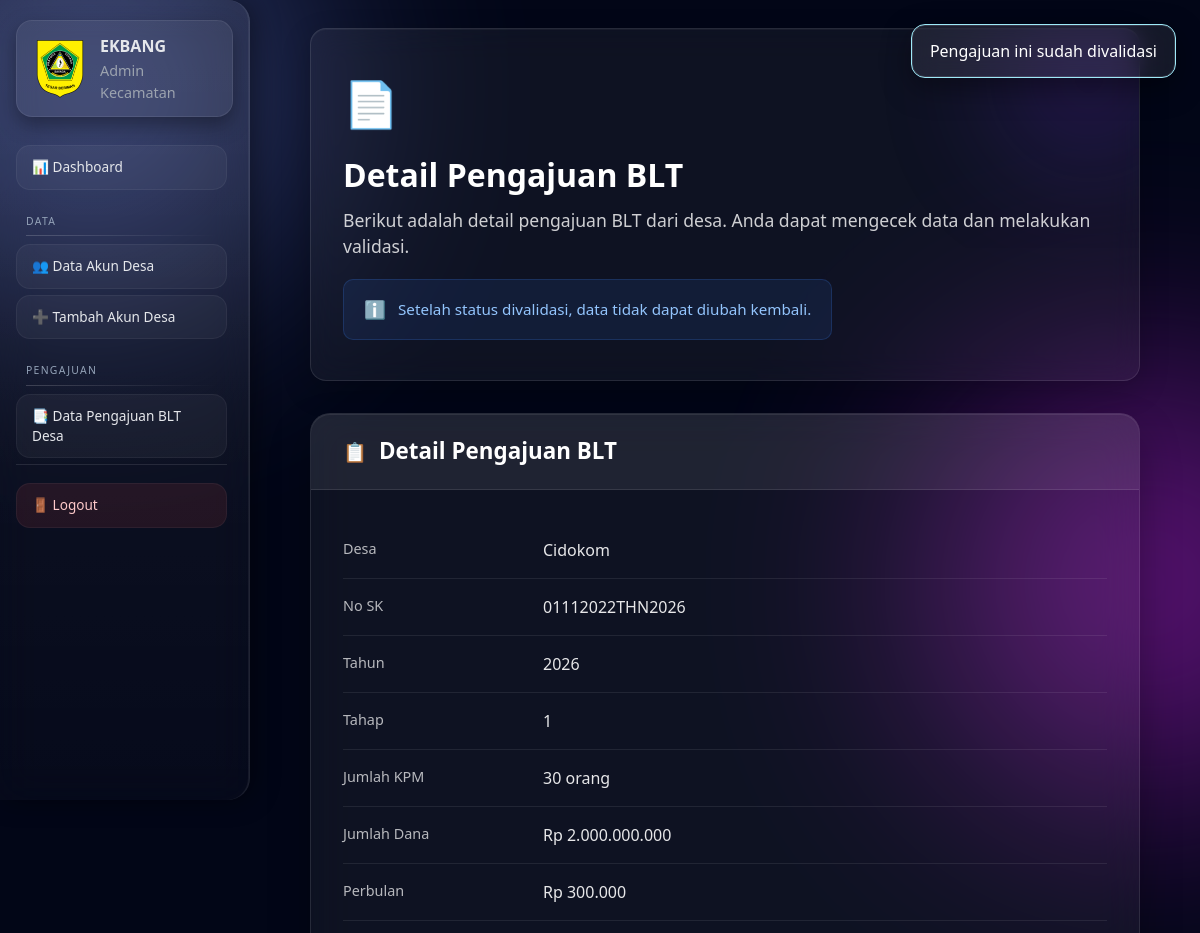
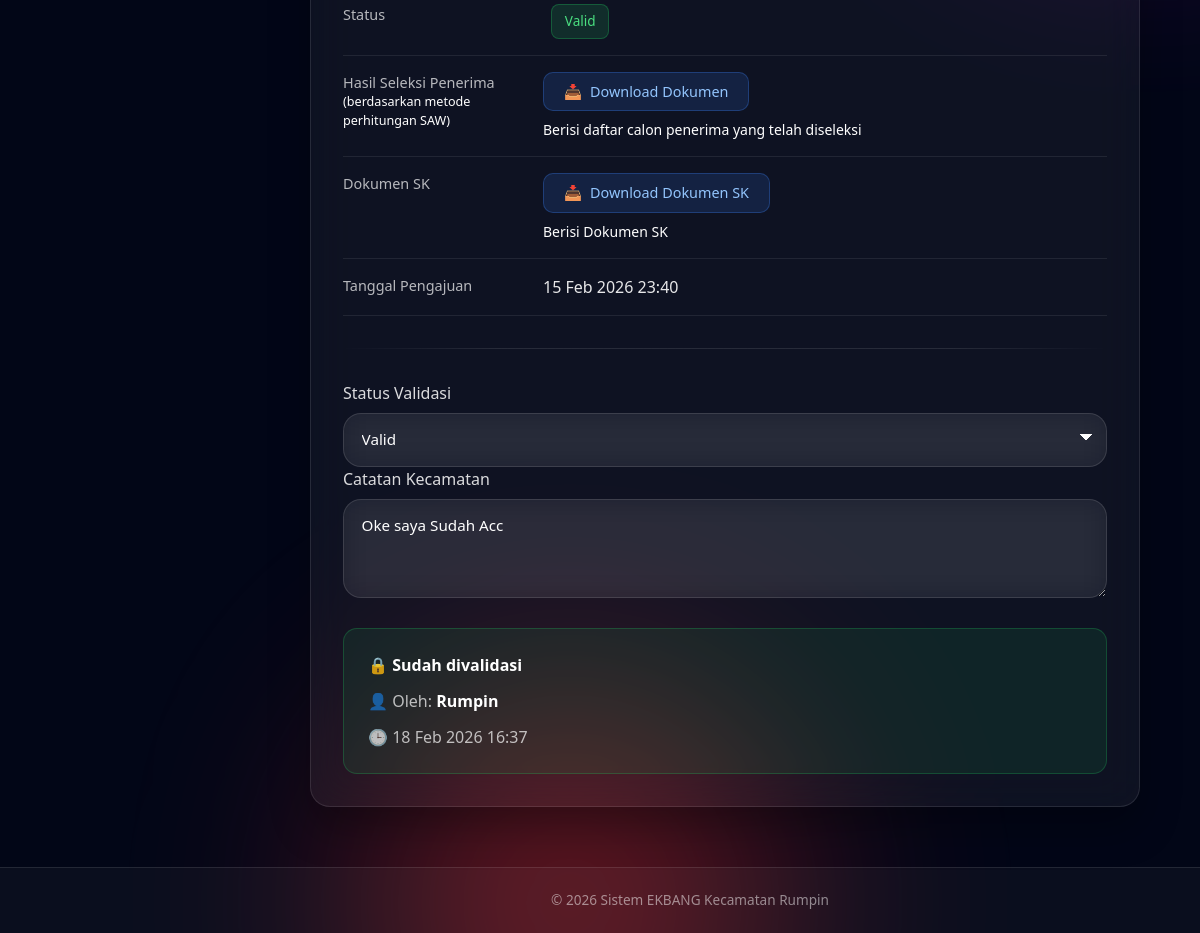
The page /kecamatan/kecamatan/pengajuan/1/validasi/ (signed in) on the database its author committed (2 pictures, top to bottom).
### ekbang/models.py (models this page shows, shortened)
class PengajuanBLT(models.Model):
    desa = models.ForeignKey(
        Desa,
        on_delete=models.CASCADE,
        related_name='pengajuan'
    )
    noSK = models.CharField ()
    fileSK = models.FileField(upload_to='SK_BLT/')
    file_hasil_saw = models.FileField(upload_to='saw/')
    jumlah_dana = models.IntegerField()
    perbulan = models.IntegerField()
    jumlah_kpm = models.IntegerField()
    tahap = models.CharField(max_length=20)
    tahun = models.IntegerField()
    status = models.CharField(
        max_length=20,
        choices=[
            ('pending','Pending'),
            ('valid','Valid'),
            ('tidak_valid','Tidak Valid')
        ],
        default='pending'
    )
    catatan = models.TextField(blank=True, null=True)
    divalidasi_oleh = models.ForeignKey(
        User,
        on_delete=models.SET_NULL,
        null=True,
        blank=True,
        related_name='pengajuan_divalidasi'
    )
    tanggal_validasi = models.DateTimeField(null=True, blank=True)
    created_at = models.DateTimeField(auto_now_add=True)

class Desa(models.Model):
    user = models.OneToOneField(
        User,
        on_delete=models.CASCADE,
        related_name='desa'
    )
    dibuat_oleh = models.ForeignKey(
        User,
        on_delete=models.CASCADE,
        related_name='desa_dibuat',
        help_text='Admin kecamatan yang membuat akun desa'
    )
    nama_desa = models.CharField(max_length=100)
    kecamatan = models.CharField(max_length=100)
    alamat_kantor = models.TextField()
    created_at = models.DateTimeField(auto_now_add=True)

### ekbang/proses/decorators.py (the view)
        def wrapper(request, *args, **kwargs):
            if not hasattr(request.user, 'profile'):
                messages.error(request, 'Role tidak ditemukan')
                return redirect('login')
            if request.user.profile.role != role:
                messages.error(request, 'Anda tidak punya akses')
                return redirect('login')
            return view_func(request, *args, **kwargs)

### ekbang/views/kecamatan.py (called while the page is built, shortened)
@login_required
@role_required('kecamatan')
def pengajuan_detail(request, pk):
    pengajuan = get_object_or_404(
        PengajuanBLT.objects.select_related('desa'),
        pk=pk
    )
    if pengajuan.status == 'valid':
        messages.info(request, 'Pengajuan ini sudah divalidasi')
        return render(request, 'kecamatan/pengajuan_detail.html', {
            'pengajuan': pengajuan,
            'locked': True
        })

### ekbang/templates/kecamatan/pengajuan_detail.html (shortened to what this page needs)
{% extends 'base/base_kec.html' %}
{% load static %}
{% load humanize %}
{% block extra_css %}
<link rel="stylesheet" href="{% static 'css/kecamatan/pengajuan_detail.css' %}">
{% endblock %}
{% block content %}
<div class="hero-validasi">
    <div class="hero-validasi-orb"></div>
    <div class="hero-validasi-content">
        <div class="hero-validasi-icon">📄</div>
        <h1 class="hero-validasi-title">Detail Pengajuan BLT</h1>
        <p class="hero-validasi-subtitle">
            Berikut adalah detail pengajuan BLT dari desa. Anda dapat mengecek data dan melakukan validasi.
        </p>
        <div class="hero-validasi-info">
            <p>Setelah status divalidasi, data tidak dapat diubah kembali.</p>
        </div>
    </div>
</div>
<div class="card-detail">
    <div class="card-header-detail">
        <h5>Detail Pengajuan BLT</h5>
    </div>
    <div class="card-body-detail">
        <table class="table-detail">
            <tr>
                <th>Desa</th>
                <td>{{ pengajuan.desa.nama_desa }}</td>
            </tr>
            <tr>
                <th>No SK</th>
                <td>{{ pengajuan.noSK }}</td>
            </tr>
            <tr>
                <th>Tahun</th>
                <td>{{ pengajuan.tahun }}</td>
            </tr>
            <tr>
                <th>Tahap</th>
                <td>{{ pengajuan.tahap }}</td>
            </tr>
            <tr>
                <th>Jumlah KPM</th>
                <td>{{ pengajuan.jumlah_kpm }} orang</td>
            </tr>
            <tr>
                <th>Jumlah Dana</th>
                <td>Rp {{ pengajuan.jumlah_dana|intcomma }}</td>
            </tr>
            <tr>
                <th>Perbulan</th>
                <td>Rp {{ pengajuan.perbulan|intcomma }}</td>
            </tr>
            <tr>
                <th>Status</th>
                <td>
                    {% if pengajuan.status == 'pending' %}
                        <span class="badge-status status-pending">Pending</span>
                    {% elif pengajuan.status == 'valid' %}
                        <span class="badge-status status-valid">Valid</span>
                    {% else %}
                        <span class="badge-status status-tidak_valid">Tidak Valid</span>
                    {% endif %}
                </td>
            </tr>
            <tr>
                <th>
                    Hasil Seleksi Penerima
                    <small class="text-muted" style="display: block; font-weight: normal; color: white;">
                        (berdasarkan metode perhitungan SAW)
                    </small>
                </th>
                <td>
                    <a href="{{ pengajuan.file_hasil_saw.url }}" class="btn-download" target="_blank">
                        Download Dokumen
                    </a>
                    <small style="display: block; color: rgba(255,255,255,0.6); margin-top: 0.5rem;">
                        Berisi daftar calon penerima yang telah diseleksi
                    </small>
                </td>
            </tr>
            <tr>
                <th>
                    Dokumen SK
                </th>
                <td>
                    <a href="{{ pengajuan.fileSK.url }}" class="btn-download" target="_blank">
                        Download Dokumen SK
                    </a>
                    <small style="display: block; color: rgba(255,255,255,0.6); margin-top: 0.5rem;">
                        Berisi Dokumen SK
                    </small>
                </td>
            </tr>
            <tr>
                <th>Tanggal Pengajuan</th>
                <td>{{ pengajuan.created_at|date:"d M Y H:i" }}</td>
            </tr>
        </table>
        <div class="divider"></div>
        <form method="post">
            <div class="form-group">
                <label class="form-label">Status Validasi</label>
                <select name="status" class="form-control-custom" {% if locked %}disabled{% endif %}>
                    <option value="valid" {% if pengajuan.status == 'valid' %}selected{% endif %}>Valid</option>
                </select>
            </div>
            <div class="form-group">
                <label class="form-label">Catatan Kecamatan</label>
                <textarea name="catatan" class="form-control-custom" rows="3"
                    {% if locked %}readonly{% endif %}
                    placeholder="Berikan catatan jika diperlukan...">{{ pengajuan.catatan }}</textarea>
            </div>
            {% if not locked %}
                <button type="submit" class="btn-submit">
                    Simpan Validasi
                </button>
            {% else %}
                <div class="alert-status">
                    🔒 <b>Sudah divalidasi</b><br>
                    <div>
                        <span>👤 Oleh: <b>{{ pengajuan.divalidasi_oleh.username }}</b></span>
                    </div>
                    <div>
                        <span>🕒 {{ pengajuan.tanggal_validasi|date:"d M Y H:i" }}</span>
                    </div>
                </div>
            {% endif %}
        </form>
    </div>
</div>
{% endblock %}

### ekbang/static/css/kecamatan/pengajuan_detail.css (style rules this page uses)
.hero-validasi { padding: 2.5rem 2rem; margin: 0 2rem 2rem; position: relative; overflow: hidden; background: rgba(255, 255, 255, 0.05); backdrop-filter: blur(15px); border-radius: 16px; border: 1px solid rgba(255, 255, 255, 0.1); box-shadow: 0 10px 30px rgba(0, 0, 0, 0.2), inset 0 1px 0 rgba(255, 255, 255, 0.05); }
.hero-validasi-content { position: relative; z-index: 2; max-width: 1000px; }
.hero-validasi-icon { font-size: 2.8rem; margin-bottom: 1.25rem; display: inline-block; }
.hero-validasi-title { font-size: 2rem; font-weight: 600; color: #fff; margin-bottom: 0.75rem; line-height: 1.2; }
.hero-validasi-subtitle { font-size: 1.1rem; color: rgba(255, 255, 255, 0.8); line-height: 1.5; margin-bottom: 1.25rem; max-width: 800px; }
.hero-validasi-info { background: rgba(59, 130, 246, 0.1); border: 1px solid rgba(59, 130, 246, 0.2); border-radius: 10px; padding: 1rem 1.25rem; display: inline-flex; align-items: center; gap: 0.75rem; }
.hero-validasi-info p { color: #93c5fd; margin: 0; font-size: 0.95rem; font-weight: 500; }
.hero-validasi-info:before { content: "ℹ️"; font-size: 1.1rem; }
.hero-validasi-orb { position: absolute; width: 200px; height: 200px; border-radius: 50%; filter: blur(60px); opacity: 0.2; z-index: 1; right: -50px; top: -50px; background: rgb(109, 40, 217); }
.card-detail { background: rgba(255, 255, 255, 0.05); backdrop-filter: blur(20px); border-radius: 20px; border: 1px solid rgba(255, 255, 255, 0.1); box-shadow: 0 20px 40px rgba(0, 0, 0, 0.3), inset 0 1px 0 rgba(255, 255, 255, 0.08); overflow: hidden; margin: 2rem; }
.card-header-detail { background: rgba(255, 255, 255, 0.07); padding: 1.5rem 2rem; border-bottom: 1px solid rgba(255, 255, 255, 0.1); }
.card-header-detail h5 { color: #fff; font-weight: 600; margin: 0; font-size: 1.4rem; display: flex; align-items: center; gap: 0.75rem; }
.card-header-detail h5:before { content: "📋"; font-size: 1.2rem; }
.card-body-detail { padding: 2rem; }
.table-detail { width: 100%; color: rgba(255, 255, 255, 0.9); margin-bottom: 2rem; }
.table-detail tr { border-bottom: 1px solid rgba(255, 255, 255, 0.08); transition: background 0.2s ease; }
.table-detail th, .table-detail td { padding: 1rem 0; vertical-align: top; }
.table-detail th { width: 200px; color: rgba(255, 255, 255, 0.7); font-weight: 500; font-size: 0.9rem; }
.table-detail td { font-weight: 400; }
.table-detail small { color: white !important; }
.divider { height: 1px; background: linear-gradient(90deg, transparent 0%, rgba(255, 255, 255, 0.1) 20%, rgba(255, 255, 255, 0.1) 80%, transparent 100%); margin: 2rem 0; }
.form-group { position: relative; }
.form-group select { background-image: linear-gradient(45deg, transparent 50%, white 50%), linear-gradient(135deg, white 50%, transparent 50%); background-position: calc(100% - 20px) calc(50% - 3px), calc(100% - 14px) calc(50% - 3px); background-size: 6px 6px, 6px 6px; background-repeat: no-repeat; }
.form-control-custom option { background: rgba(15, 23, 42, 0.98); color: white; }
.form-label { display: block; color: rgba(255, 255, 255, 0.85); margin-bottom: 0.5rem; font-weight: 500; }
.form-control-custom { width: 100%; padding: 0.9rem 1.1rem; background: rgba(255, 255, 255, 0.06); border: 1px solid rgba(255, 255, 255, 0.12); border-radius: 18px; color: white; font-size: 0.95rem; backdrop-filter: blur(14px); transition: all 60.s ease; appearance: none; -webkit-appearance: none; -moz-appearance: none; cursor: pointer; }
.btn-download { background: rgba(59, 130, 246, 0.15); border: 1px solid rgba(59, 130, 246, 0.3); color: #93c5fd; padding: 0.5rem 1.25rem; border-radius: 10px; font-size: 0.9rem; text-decoration: none; display: inline-flex; align-items: center; gap: 0.5rem; transition: all 0.3s ease; }
.btn-download:before { content: "📥"; }
.alert-status { background: rgba(34, 197, 94, 0.1); border: 1px solid rgba(34, 197, 94, 0.25); border-radius: 14px; padding: 1.5rem; color: rgba(255, 255, 255, 0.9); margin-top: 1.5rem; }
.alert-status b { color: #fff; }
.alert-status div { margin-top: 0.75rem; display: flex; align-items: center; gap: 0.75rem; color: rgba(255, 255, 255, 0.7); }
.badge-status { display: inline-block; padding: 0.4rem 0.8rem; border-radius: 8px; font-size: 0.85rem; font-weight: 500; margin-left: 0.5rem; }
.status-valid { background: rgba(34, 197, 94, 0.15); color: #4ade80; border: 1px solid rgba(34, 197, 94, 0.3); }

### rows shown on the page
PengajuanBLT: desa.nama_desa "Cidokom", noSK "01112022THN2026", tahun "2026", tahap "1", jumlah_kpm "30", jumlah_dana "2.000.000.000", perbulan "300.000", created_at "15 Feb 2026 23:40", status "Valid", catatan "Oke saya Sudah Acc", divalidasi_oleh.username "Rumpin", tanggal_validasi "18 Feb 2026 16:37"

### other values the page prints
{{ message }} "Pengajuan ini sudah divalidasi"
